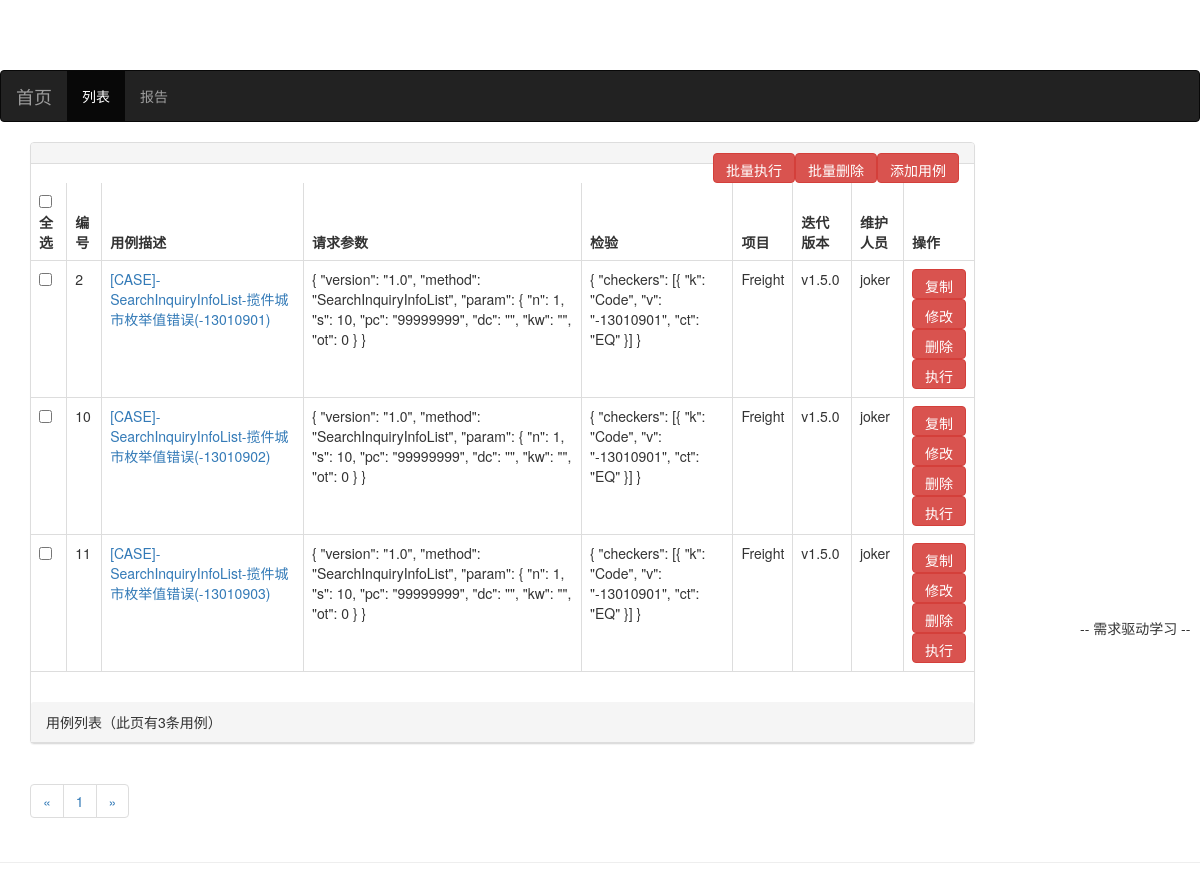
Before: /testcase/test_case_list/ with the older database file.
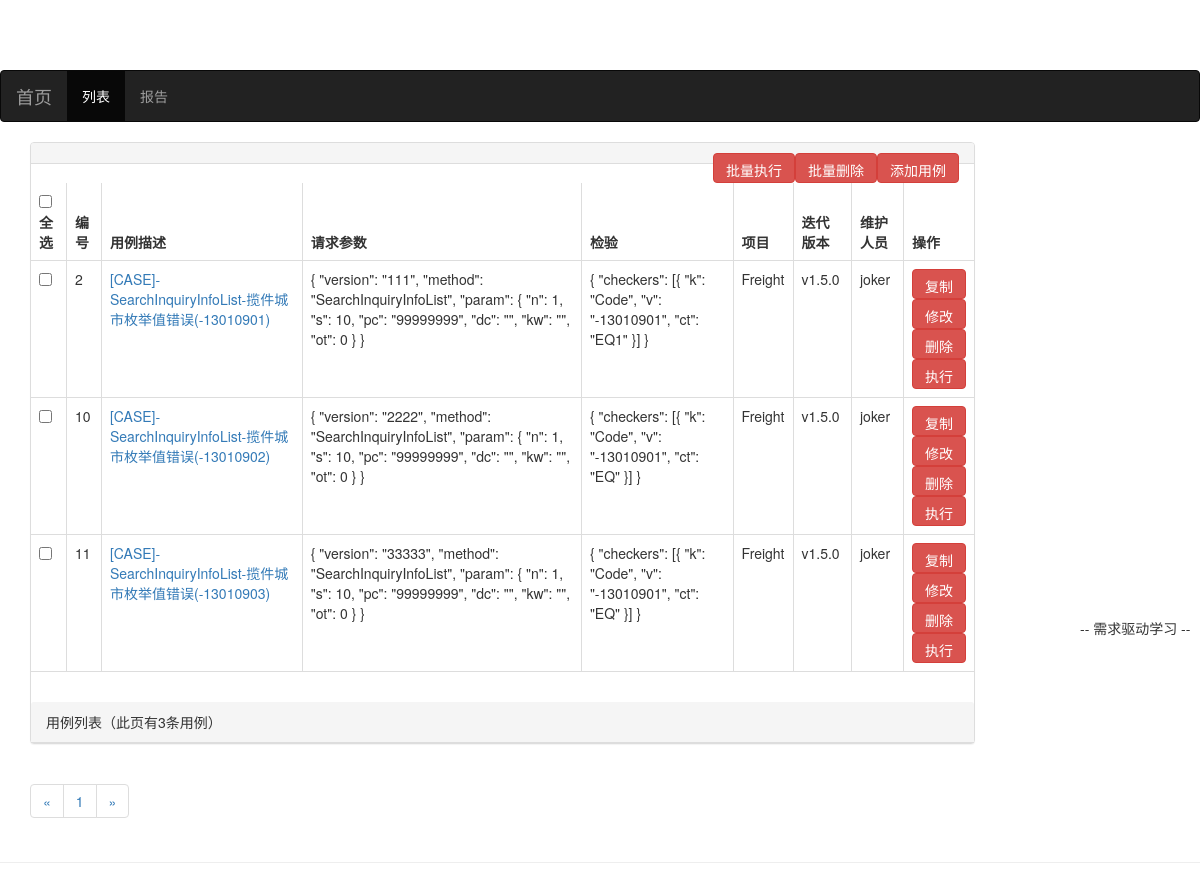
After: the same page with the newer database file.
### tpTest/models.py (models this page shows, shortened)
class TestCaseInfo(models.Model):
    name = models.CharField(max_length=100, verbose_name='用例描述')
    url = models.CharField(max_length=100, verbose_name='请求地址')
    method = models.CharField(max_length=20, verbose_name='请求方法')
    email = models.EmailField(
        max_length=50, blank=True, null=True, verbose_name='登录邮箱')
    pw = models.CharField(max_length=20, blank=True,
                          null=True, verbose_name='登录密码')
    project = models.CharField(max_length=20, verbose_name='项目')
    iteration = models.CharField(max_length=20, verbose_name='迭代版本')
    su_env = models.TextField(max_length=200, blank=True,
                              null=True, verbose_name='前提条件设置')
    params = models.TextField(max_length=200, verbose_name='请求参数')
    ret = models.TextField(max_length=200, blank=True,
                           null=True, verbose_name='接口响应')
    checker = models.TextField(max_length=100, verbose_name='检验')
    next_step = models.TextField(max_length=100, blank=True,
                                 null=True, verbose_name='多业务数据')
    td_env = models.TextField(max_length=200, blank=True,
                              null=True, verbose_name='清理数据')
    owner = models.ForeignKey(
        User, on_delete=models.DO_NOTHING, verbose_name='维护人员')
    created_time = models.DateTimeField(
        auto_now_add=True, verbose_name='创建时间')
    last_updated_time = models.DateTimeField(
        auto_now=True, verbose_name='最后维护时间')
    remark = models.CharField(
        max_length=200, blank=True, null=True, verbose_name='备注')
    class Meta:
        verbose_name = '用例描述'
        verbose_name_plural = verbose_name

### tpTest/views.py (the view)
# urls.py: path('test_case_list/', views.test_case_list, name='test_case_list'),
def test_case_list(request):
    test_case_all_list = TestCaseInfo.objects.all()
    paginator = Paginator(test_case_all_list, 5)
    page_num = request.GET.get('page', 1)
    page_of_test_cases = paginator.get_page(page_num)
    context = {}
    context['page_of_test_cases'] = page_of_test_cases
    return render(request, 'tpTest/test_case_list.html', context)

### templates/tpTest/test_case_list.html (shortened to what the changed rows need)
{% extends 'base.html' %}
{% load staticfiles %}
{% block header_extends %}
<link rel="stylesheet" href="{% static 'tpTest/test_case.css' %}">
{% endblock %}
{% block content %}
<div class="container">
    <div class="row">
        <div class="col-xs-12 col-sm-8 col-md-9 col-lg-10">
            <div class="panel panel-default">
                <table class="table table-bordered">
                    <thead>
                        <tr>
                            <th><input type="checkbox" id="select_all" onclick="selectAll()">全选</th>
                            <th>编号</th>
                            <th>用例描述</th>
                            <th>请求参数</th>
                            <th>检验</th>
                            <th>项目</th>
                            <th>迭代版本</th>
                            <th>维护人员</th>
                            <th>操作</th>
                        </tr>
                    </thead>
                    <tbody>
                        {% for test_case in page_of_test_cases %}
                        <tr>
                            <td><input type="checkbox" value="{{test_case.pk}}" name="check_box" onclick="selectOne()">
                            </td>
                            <td>
                                {{test_case.pk}}
                            </td>
                            <td>
                                <a href="{% url 'test_case_detail' test_case.pk %}">{{ test_case.name }}</a> </td>
                            <td>
                                {{test_case.params}}
                            </td>
                            <td>
                                {{test_case.checker}}
                            </td>
                            <td>
                                {{test_case.project}}
                            </td>
                            <td>
                                {{test_case.iteration}}
                            </td>
                            <td>
                                {{test_case.owner}}
                            </td>
                            <td>
                                <form role="form" action="copy_form/" method="POST">
                                    <div style="float:right">
                                        <button class="btn btn-danger input-sm" type="submit">复制</button></div>
                                </form>
                                <form role="form" action="update_form/" method="POST">
                                    <div style="float:right">
                                        <button class="btn btn-danger input-sm" type="submit">修改</button></div>
                                </form>
                                <form role="form" action="delete_action/" method="POST">
                                    <div style="float:right">
                                        <button class="btn btn-danger input-sm" type="submit">删除</button></div>
                                </form>
                                <form role="form" action="execute_action/" method="POST">
                                    <div style="float:right">
                                        <button class="btn btn-danger input-sm" type="submit">执行</button></div>
                                </form>
                            </td>
                        </tr>
                        {% empty %}
                        <div class="test-case">
                            <h3>-- 暂无用例，请添加 --</h3>
                        </div>
                        {% endfor %}
                    </tbody>
                </table>
            </div>
        </div>
    </div>
</div>
{% endblock %}

Changed rows visible on the page:
changed TestCaseInfo "[CASE]-SearchInquiryInfoList-揽件城市枚举值错误(-13010901)": params "{ \"version\": \"1.0\", \"method\": \"SearchInquiryInfoList\", \"param\": { \"n\": 1, \"s\": 10, \"pc\": \"99999999\", \"dc\": \"\", \"kw\": \"\", \"ot\": 0 } }" → "{ \"version\": \"111\", \"method\": \"SearchInquiryInfoList\", \"param\": { \"n\": 1, \"s\": 10, \"pc\": \"99999999\", \"dc\": \"\", \"kw\": \"\", \"ot\": 0 } }"; checker "{ \"checkers\": [{ \"k\": \"Code\", \"v\": \"-13010901\", \"ct\": \"EQ\" }] }" → "{ \"checkers\": [{ \"k\": \"Code\", \"v\": \"-13010901\", \"ct\": \"EQ1\" }] }"
changed TestCaseInfo "[CASE]-SearchInquiryInfoList-揽件城市枚举值错误(-13010902)": params "{ \"version\": \"1.0\", \"method\": \"SearchInquiryInfoList\", \"param\": { \"n\": 1, \"s\": 10, \"pc\": \"99999999\", \"dc\": \"\", \"kw\": \"\", \"ot\": 0 } }" → "{ \"version\": \"2222\", \"method\": \"SearchInquiryInfoList\", \"param\": { \"n\": 1, \"s\": 10, \"pc\": \"99999999\", \"dc\": \"\", \"kw\": \"\", \"ot\": 0 } }"
changed TestCaseInfo "[CASE]-SearchInquiryInfoList-揽件城市枚举值错误(-13010903)": params "{ \"version\": \"1.0\", \"method\": \"SearchInquiryInfoList\", \"param\": { \"n\": 1, \"s\": 10, \"pc\": \"99999999\", \"dc\": \"\", \"kw\": \"\", \"ot\": 0 } }" → "{ \"version\": \"33333\", \"method\": \"SearchInquiryInfoList\", \"param\": { \"n\": 1, \"s\": 10, \"pc\": \"99999999\", \"dc\": \"\", \"kw\": \"\", \"ot\": 0 } }"
